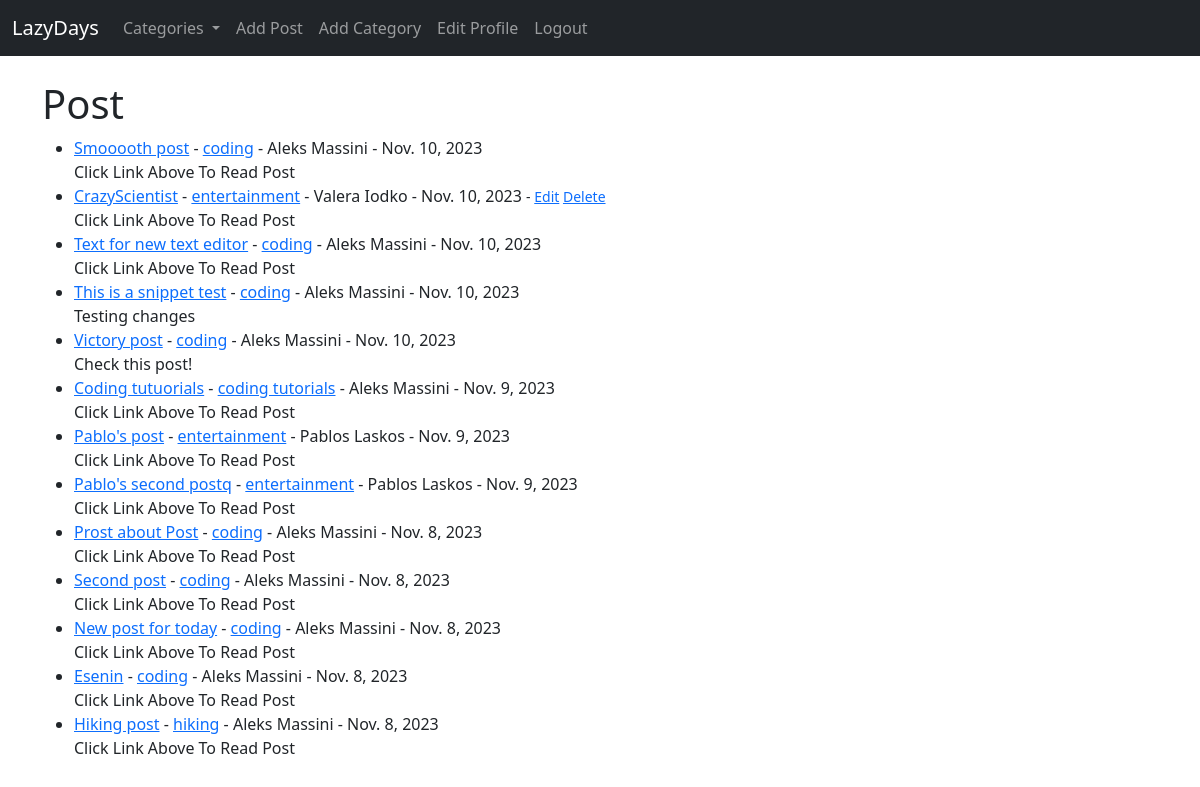
Screenshot of / (signed in) with the database file from the repository.
### theblog/models.py (models this page shows, shortened)
class Post(models.Model):
    title = models.CharField(max_length=255)
    title_tag = models.CharField(max_length=255)
    author = models.ForeignKey(User, on_delete=models.CASCADE)
    body = RichTextField(blank=True, null=True)
    post_date = models.DateField(auto_now_add=True)
    category = models.CharField(max_length=255, default='coding')
    likes = models.ManyToManyField(User, related_name='blog_posts')
    snippet = models.CharField(max_length=255)

### theblog/views.py (the view)
# urls.py: path('', HomeView.as_view(), name='home'),
class HomeView(ListView):
    model = Post
    template_name = 'home.html'
    ordering = ['-post_date']
    def get_context_data(self, *args, **kwargs):
        cat_menu = Category.objects.all()
        context = super(HomeView, self).get_context_data(*args, **kwargs)
        context['cat_menu'] = cat_menu
        return context

### theblog/models.py (called while the page is built)
    def __str__(self):
        return self.name

### theblog/templates/home.html
{% extends 'base.html' %}
{% block content %}
  <h1>Post</h1>
  <ul>
    {% for post in object_list %}
      <li>
        <a href="{% url 'article-detail' post.pk %}">{{ post.title }}</a>
        - <a href="{% url 'category' post.category|slugify %}">{{ post.category }}</a>
        - {{ post.author.first_name }} {{ post.author.last_name }} - {{ post.post_date }}
        <small>
          {% if user.is_authenticated %}
            {% if user.id == post.author.id %}
              - <a href="{% url 'update_post' post.pk %}">Edit</a>
              <a href="{% url 'delete_post' post.pk %}">Delete</a>
            {% endif %}
          {% endif %}
        </small>
        <br />
        {{ post.snippet }}
      </li>
    {% endfor %}
  </ul>
{% endblock %}

### rows the page displays
Post: title "Smooooth post", category "coding", author.first_name "Aleks", author.last_name "Massini", post_date "Nov. 10, 2023", snippet "Click Link Above To Read Post"
Post: title "CrazyScientist", category "entertainment", author.first_name "Valera", author.last_name "Iodko", post_date "Nov. 10, 2023", shows "Edit", snippet "Click Link Above To Read Post"
Post: title "Text for new text editor", category "coding", author.first_name "Aleks", author.last_name "Massini", post_date "Nov. 10, 2023", snippet "Click Link Above To Read Post"
Post: title "This is a snippet test", category "coding", author.first_name "Aleks", author.last_name "Massini", post_date "Nov. 10, 2023", snippet "Testing changes"
Post: title "Victory post", category "coding", author.first_name "Aleks", author.last_name "Massini", post_date "Nov. 10, 2023", snippet "Check this post!"
Post: title "Coding tutuorials", category "coding tutorials", author.first_name "Aleks", author.last_name "Massini", post_date "Nov. 9, 2023", snippet "Click Link Above To Read Post"
Post: title "Pablo's post", category "entertainment", author.first_name "Pablos", author.last_name "Laskos", post_date "Nov. 9, 2023", snippet "Click Link Above To Read Post"
Post: title "Pablo's second postq", category "entertainment", author.first_name "Pablos", author.last_name "Laskos", post_date "Nov. 9, 2023", snippet "Click Link Above To Read Post"
Post: title "Prost about Post", category "coding", author.first_name "Aleks", author.last_name "Massini", post_date "Nov. 8, 2023", snippet "Click Link Above To Read Post"
Post: title "Second post", category "coding", author.first_name "Aleks", author.last_name "Massini", post_date "Nov. 8, 2023", snippet "Click Link Above To Read Post"
Post: title "New post for today", category "coding", author.first_name "Aleks", author.last_name "Massini", post_date "Nov. 8, 2023", snippet "Click Link Above To Read Post"
Post: title "Esenin", category "coding", author.first_name "Aleks", author.last_name "Massini", post_date "Nov. 8, 2023", snippet "Click Link Above To Read Post"
Post: title "Hiking post", category "hiking", author.first_name "Aleks", author.last_name "Massini", post_date "Nov. 8, 2023", snippet "Click Link Above To Read Post"
